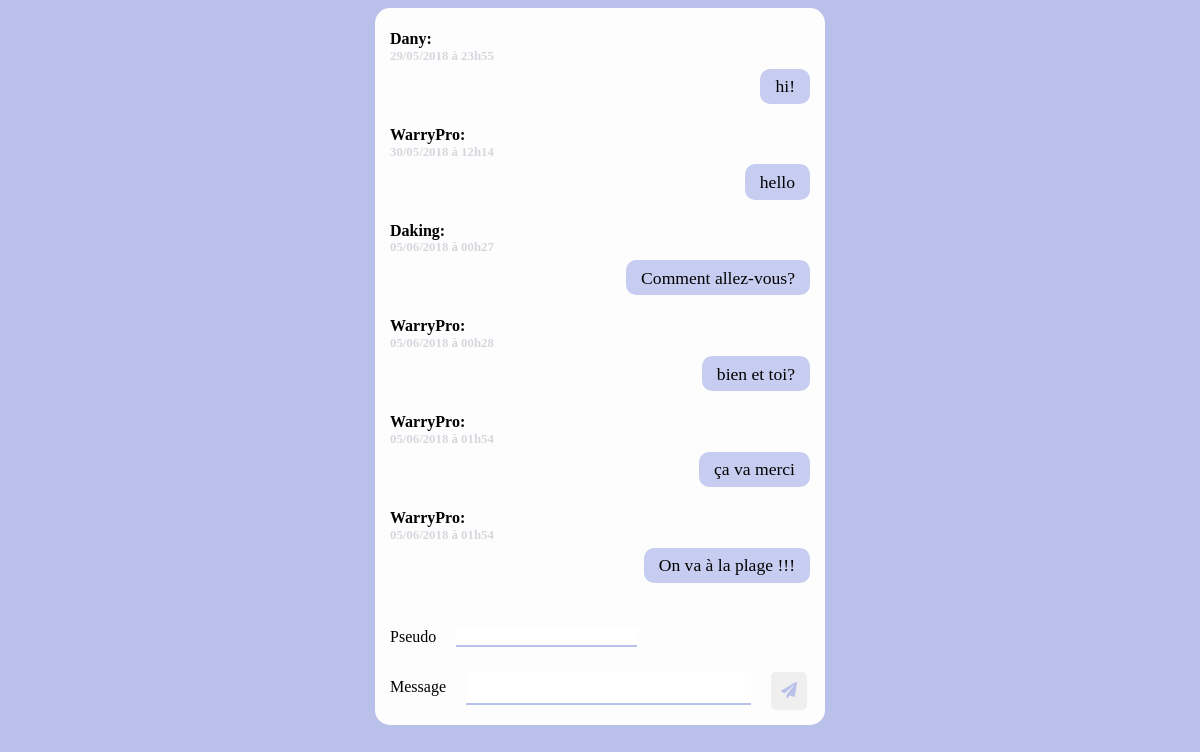
The page / on the database its author committed.
### tables this page shows
CREATE TABLE `minichat` (
  `id` int(11) NOT NULL,
  `pseudo` varchar(255) NOT NULL,
  `message` text NOT NULL,
  `date_fr` datetime NOT NULL DEFAULT CURRENT_TIMESTAMP
);

### index.php (the view, shortened to what this page needs)
<?php
    include('dbb-connexion.php');
?>
    <!DOCTYPE html>
    <html lang="fr">
    <head>
        <link rel="stylesheet" href="https://use.fontawesome.com/releases/v5.0.13/css/all.css"
>
        <link rel="stylesheet" href="css/style.css">
    </head>
    <body>
        <div class="container">
            <div class="container__messages">
                <div class="container__pseudo_message">
                    <?php
                    $reponse = $bdd->query("SELECT
                        id,
                        pseudo,
                        message,
                        DATE_FORMAT(date_fr, '%d/%m/%Y %à %Hh%i') AS date_fr
                        FROM
                        (SELECT
                            id,
                            pseudo,
                            message,
                            date_fr
                            FROM minichat ORDER BY ID DESC LIMIT 6) alias
                        ORDER BY ID ASC");
                    while ($donnees = $reponse->fetch()) {
                        echo '<div class="container__pseudo"><p class="pseudo">'
                        . htmlspecialchars($donnees['pseudo']) . ':'.'</p></div>';
                        echo '<div class="container__date__heure"><p class="date__heure">'
                        . htmlspecialchars($donnees['date_fr']) . '</p></div>';
                        echo '<div class="container__message"><p class="message">'
                        . htmlspecialchars($donnees['message']) . '</p></div>';
                    }
                ?>
                </div>
            </div>
            <div class="container__form">
                <form action="messages.php" method="POST" class="formulaire">
                    <div class="container__input--pseudo">
                        <label for="pseudo">Pseudo</label>
                        <input type="text" id="pseudo" class="input input--pseudo" name="pseudo" value="<?php if (isset($_COOKIE['pseudo'])){
                            echo htmlspecialchars($_COOKIE['pseudo']);
                        }?>">
                    </div>
                    <div class="container__input--message">
                        <label for="message">Message</label>
                        <input type="text" id="message" class="input input--message" name="message">
                        <button type="submit" class="btn__envoyer">
                            <i class="fas fa-paper-plane"></i>
                        </button>
                    </div>
                </form>
            </div>
        </div>
    </body>
    </html>

### css/style.css (style rules this page uses)
* { box-sizing: border-box; }
body { display: flex; justify-content: center; align-items: center; background-color: #B9C0E9; }
p { line-height: 0; }
.container { width: 450px; background-color: #FDFDFD; border-radius: 15px; }
.container__pseudo_message, .container__form { display: flex; flex-direction: column; line-height: 0; padding: 15px; }
.container__pseudo { font-weight: 700; }
.container__date__heure { color: #D6D7DE; font-size: .8em; font-weight: bold; margin-top: -12px; }
.container__message { background-color: #C7CDF0; font-size: 1.1em; align-self: flex-end; padding: 0 15px; border-radius: 10px; margin-bottom: 15px; }
.formulaire { display: flex; justify-content: space-between; flex-wrap: wrap; }
.container__input--pseudo, .container__input--message { display: flex; align-items: center; }
.container__input--message { display: flex; align-items: baseline; margin-top: 25px; }
.input { border: none; border-bottom: 2px solid #B9C0E9; margin: 0 20px 0; }
.input--message { line-height: 2.2; width: 285px; }
.btn__envoyer { font-size: 1em; color: #B9C0E9; border: none; padding: 10px; border-radius: 5px; align-self: flex-end; }

### rows shown on the page
minichat: pseudo "Dany", date_fr "29/05/2018 à 23h55", message "hi!"
minichat: pseudo "WarryPro", date_fr "30/05/2018 à 12h14", message "hello"
minichat: pseudo "Daking", date_fr "05/06/2018 à 00h27", message "Comment allez-vous?"
minichat: pseudo "WarryPro", date_fr "05/06/2018 à 00h28", message "bien et toi?"
minichat: pseudo "WarryPro", date_fr "05/06/2018 à 01h54", message "ça va merci"
minichat: pseudo "WarryPro", date_fr "05/06/2018 à 01h54", message "On va à la plage !!!"
